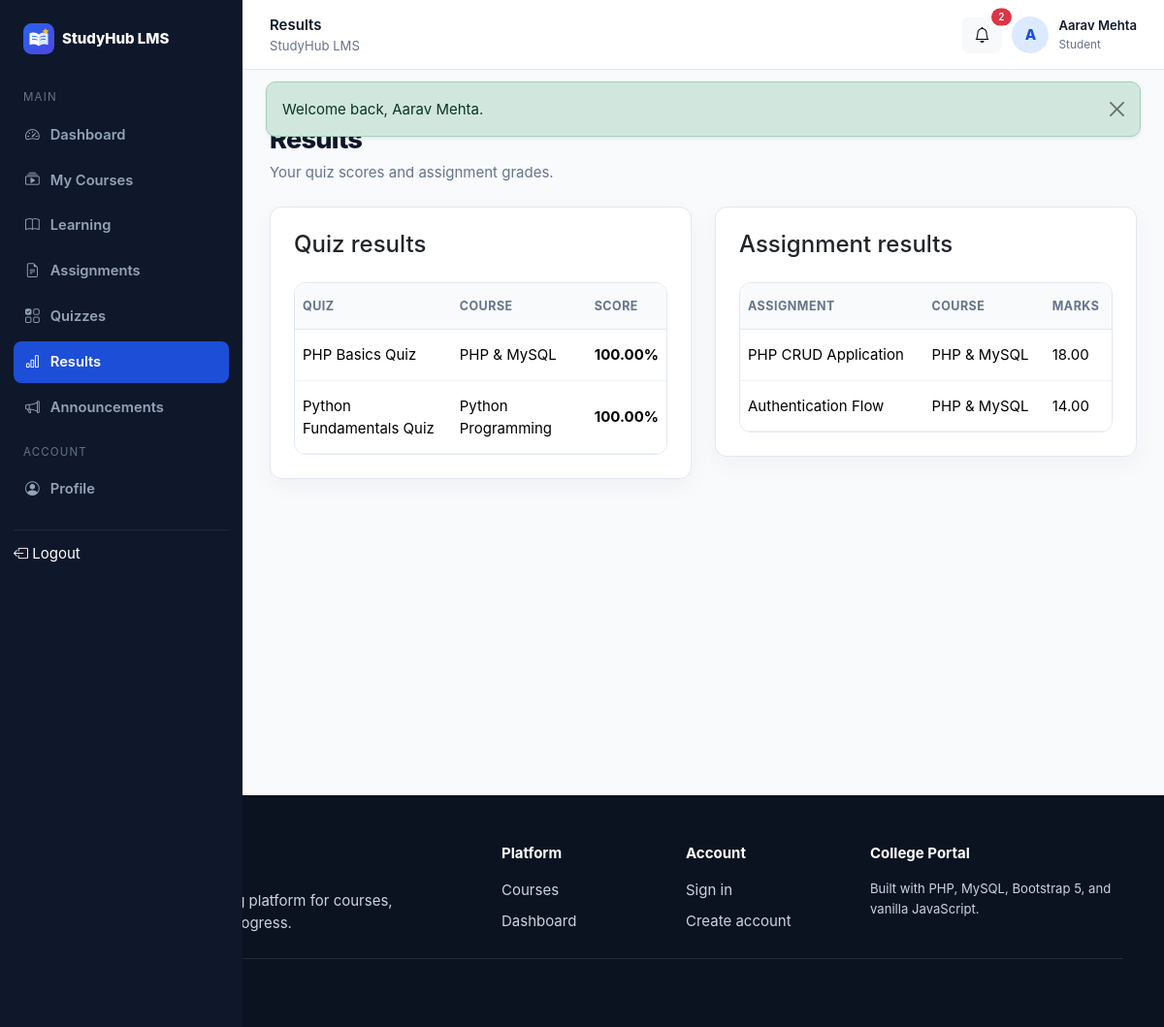
Screenshot of /student/results.php (signed in) with the database file from the repository.
### tables this page shows
CREATE TABLE users (
  id INT UNSIGNED AUTO_INCREMENT PRIMARY KEY,
    
  full_name VARCHAR(120) NOT NULL,
    
  email VARCHAR(190) NOT NULL UNIQUE,
    
  password_hash VARCHAR(255) NOT NULL,
    
  role ENUM('admin',
    'teacher',
    'student') NOT NULL DEFAULT 'student',
    
  status ENUM('active',
    'inactive',
    'pending') NOT NULL DEFAULT 'active',
    
  enrollment_no VARCHAR(50) NULL UNIQUE,
    
  department VARCHAR(120) NULL,
    
  semester TINYINT UNSIGNED NULL,
    
  phone VARCHAR(20) NULL,
    
  bio TEXT NULL,
    
  avatar VARCHAR(255) NULL,
    
  created_at TIMESTAMP DEFAULT CURRENT_TIMESTAMP,
    
  updated_at TIMESTAMP DEFAULT CURRENT_TIMESTAMP ON
UPDATE CURRENT_TIMESTAMP
);

CREATE TABLE quiz_attempts (
  id INT UNSIGNED AUTO_INCREMENT PRIMARY KEY,
    
  quiz_id INT UNSIGNED NOT NULL,
    
  student_id INT UNSIGNED NOT NULL,
    
  score DECIMAL(6,
    2) DEFAULT 0,
    
  percentage DECIMAL(5,
    2) DEFAULT 0,
    
  started_at TIMESTAMP DEFAULT CURRENT_TIMESTAMP,
    
  submitted_at TIMESTAMP NULL,
    
  CONSTRAINT fk_attempt_quiz FOREIGN KEY (quiz_id) REFERENCES quizzes(id) ON DELETE CASCADE,
    
  CONSTRAINT fk_attempt_student FOREIGN KEY (student_id) REFERENCES users(id) ON DELETE CASCADE,
    
  INDEX idx_attempt_student(student_id)
);

CREATE TABLE quizzes (
  id INT UNSIGNED AUTO_INCREMENT PRIMARY KEY,
    
  course_id INT UNSIGNED NOT NULL,
    
  title VARCHAR(180) NOT NULL,
    
  time_limit_minutes INT DEFAULT 10,
    
  status ENUM('draft',
    'published') DEFAULT 'draft',
    
  created_at TIMESTAMP DEFAULT CURRENT_TIMESTAMP,
    
  CONSTRAINT fk_quizzes_course FOREIGN KEY (course_id) REFERENCES courses(id) ON DELETE CASCADE
);

CREATE TABLE courses (
  id INT UNSIGNED AUTO_INCREMENT PRIMARY KEY,
    
  teacher_id INT UNSIGNED NOT NULL,
    
  category_id INT UNSIGNED NULL,
    
  title VARCHAR(180) NOT NULL,
    
  short_description VARCHAR(255) NULL,
    
  description TEXT NULL,
    
  thumbnail VARCHAR(255) NULL,
    
  level ENUM('Beginner',
    'Intermediate',
    'Advanced') DEFAULT 'Beginner',
    
  duration_hours DECIMAL(5,
    1) DEFAULT 0,
    
  status ENUM('draft',
    'published',
    'pending') DEFAULT 'draft',
    
  created_at TIMESTAMP DEFAULT CURRENT_TIMESTAMP,
    
  updated_at TIMESTAMP DEFAULT CURRENT_TIMESTAMP ON
UPDATE CURRENT_TIMESTAMP,
    
  CONSTRAINT fk_courses_teacher FOREIGN KEY (teacher_id) REFERENCES users(id) ON DELETE CASCADE,
    
  CONSTRAINT fk_courses_category FOREIGN KEY (category_id) REFERENCES categories(id) ON DELETE
SET NULL,
    
  INDEX idx_courses_status(status),
    INDEX idx_courses_teacher(teacher_id)
);

CREATE TABLE submissions (
  id INT UNSIGNED AUTO_INCREMENT PRIMARY KEY,
    
  assignment_id INT UNSIGNED NOT NULL,
    
  student_id INT UNSIGNED NOT NULL,
    
  file_path VARCHAR(255) NULL,
    
  comment TEXT NULL,
    
  marks DECIMAL(6,
    2) NULL,
    
  feedback TEXT NULL,
    
  submitted_at TIMESTAMP NULL,
    
  graded_at TIMESTAMP NULL,
    
  status ENUM('submitted',
    'graded',
    'late') DEFAULT 'submitted',
    
  UNIQUE KEY uq_submission(assignment_id,
    student_id),
    
  CONSTRAINT fk_sub_assignment FOREIGN KEY (assignment_id) REFERENCES assignments(id) ON DELETE CASCADE,
    
  CONSTRAINT fk_sub_student FOREIGN KEY (student_id) REFERENCES users(id) ON DELETE CASCADE
);

CREATE TABLE assignments (
  id INT UNSIGNED AUTO_INCREMENT PRIMARY KEY,
    
  course_id INT UNSIGNED NOT NULL,
    
  title VARCHAR(180) NOT NULL,
    
  instructions TEXT NULL,
    
  max_marks INT DEFAULT 100,
    
  deadline DATETIME NULL,
    
  status ENUM('draft',
    'open',
    'closed') DEFAULT 'draft',
    
  created_at TIMESTAMP DEFAULT CURRENT_TIMESTAMP,
    
  CONSTRAINT fk_assignments_course FOREIGN KEY (course_id) REFERENCES courses(id) ON DELETE CASCADE
);

### student/results.php (the view, shortened to what this page needs)
<?php
$pageTitle='Results';
require_once __DIR__.'/../includes/auth.php';
require_role('student');
$id=(int)user()['id'];
$q=$pdo->prepare("SELECT qa.*,q.title quiz_title,c.title course_title FROM quiz_attempts qa JOIN quizzes q ON q.id=qa.quiz_id JOIN courses c ON c.id=q.course_id WHERE qa.student_id=? ORDER BY qa.submitted_at DESC");
$q->execute([$id]);
$quizResults=$q->fetchAll();
$a=$pdo->prepare("SELECT s.*,ass.title assignment_title,c.title course_title FROM submissions s JOIN assignments ass ON ass.id=s.assignment_id JOIN courses c ON c.id=ass.course_id WHERE s.student_id=? ORDER BY s.submitted_at DESC");
$a->execute([$id]);
$assignmentResults=$a->fetchAll();
require_once __DIR__.'/../includes/app_start.php';
?>
<div class="page-header">
<div>
<div class="section-kicker mb-2">Performance</div>
<h1>Results</h1>
<p>Your quiz scores and assignment grades.</p>
</div>
</div>
<div class="row g-4">
<div class="col-lg-6">
<div class="card p-4">
<h4>Quiz results</h4>
<div class="table-responsive mt-3">
<table class="table">
<thead>
<tr>
<th>Quiz</th>
<th>Course</th>
<th>Score</th>
</tr>
</thead>
<tbody>
<?php
foreach($quizResults as $r):?><tr>
<td><?=e($r['quiz_title'])?></td>
<td><?=e($r['course_title'])?></td>
<td>
<strong><?=e($r['percentage'])?>%</strong>
</td>
</tr>
<?php
endforeach;
?></tbody>
</table>
</div>
?></div>
</div>
<div class="col-lg-6">
<div class="card p-4">
<h4>Assignment results</h4>
<div class="table-responsive mt-3">
<table class="table">
<thead>
<tr>
<th>Assignment</th>
<th>Course</th>
<th>Marks</th>
</tr>
</thead>
<tbody>
<?php
foreach($assignmentResults as $r):?><tr>
<td><?=e($r['assignment_title'])?></td>
<td><?=e($r['course_title'])?></td>
<td><?=e($r['marks']!==null?(string)$r['marks']:'Pending')?></td>
</tr>
<?php
endforeach;
?></tbody>
</table>
</div>
?></div>
</div>
</div>
<?php
include __DIR__.'/../includes/app_end.php';
?>

### includes/topbar.php (shortened to what this page needs)
<?php
$unreadStmt = $pdo->prepare('SELECT COUNT(*) FROM notifications WHERE user_id=? AND is_read=0');
$unreadStmt->execute([(int)$me['id']]);
$unread = (int)$unreadStmt->fetchColumn();
?>
<header class="app-topbar">
  <div class="d-flex align-items-center gap-3">
<div>
<div class="fw-semibold d-none d-md-block"><?= e($pageTitle)?></div>
<div class="small text-muted d-none d-md-block">StudyHub LMS</div>
</div>
</div>
  <div class="topbar-user">
<a class="btn btn-light position-relative" title="Announcements" href="announcements.php">
<i class="bi bi-bell">
</i>
<?php
if($unread>0):?><span class="position-absolute top-0 start-100 translate-middle badge rounded-pill bg-danger" style="font-size:.62rem"><?= $unread?></span>
<?php
endif;
?></a>
<div class="avatar"><?= e(strtoupper(substr($userName,0,1)))?></div>
<div class="d-none d-sm-block">
<div class="fw-semibold small"><?= e($userName)?></div>
<div class="text-muted" style="font-size:.74rem;text-transform:capitalize"><?= e($role)?></div>
</div>
</div>
</header>

### assets/css/style.css (style rules this page uses)
:root { --primary:#2563eb; --primary-dark:#1d4ed8; --success:#16a34a; --warning:#d97706; --danger:#dc2626; --bg:#f8fafc; --surface:#fff; --border:#e2e8f0; --text:#0f172a; --muted:#64748b; --sidebar:#0f172a; --sidebar-muted:#94a3b8; --radius:12px; }
* { box-sizing:border-box }
html,body { height:100% }
body { font-family:Inter,ui-sans-serif,system-ui,-apple-system,"Segoe UI",Roboto,Arial,sans-serif; background:var(--bg); color:var(--text); font-size:15px; line-height:1.55 }
a { text-decoration:none }
.text-muted { color:var(--muted)!important }
.card { border:1px solid var(--border); border-radius:var(--radius); box-shadow:0 8px 24px rgba(15,23,42,.04) }
.btn { border-radius:8px; font-weight:600 }
.badge { font-weight:600; padding:.45em .7em }
.section-kicker { font-size:.82rem; text-transform:uppercase; letter-spacing:.11em; color:var(--primary); font-weight:800 }
.app-topbar { height:72px; background:#fff; border-bottom:1px solid var(--border); display:flex; align-items:center; justify-content:space-between; padding:0 28px; position:sticky; top:0; z-index:1000 }
.topbar-user { display:flex; align-items:center; gap:10px }
.avatar { width:38px; height:38px; border-radius:50%; display:grid; place-items:center; background:#dbeafe; color:#1d4ed8; font-weight:800 }
.page-header { display:flex; justify-content:space-between; align-items:flex-start; gap:16px; margin-bottom:24px }
.page-header h1 { font-size:1.7rem; font-weight:800; letter-spacing:-.03em; margin:0 }
.page-header p { color:var(--muted); margin:5px 0 0 }
.table { margin:0 }
.table thead th { font-size:.78rem; text-transform:uppercase; letter-spacing:.04em; color:#64748b; background:#f8fafc; border-bottom-color:var(--border); white-space:nowrap }
.table td { vertical-align:middle; border-bottom-color:#eef2f7 }
.table-responsive { border:1px solid var(--border); border-radius:12px }
.table td,.table th { padding-top:14px; padding-bottom:14px }

### rows the page displays
users: full_name "A", full_name "Aarav Mehta"
quiz_attempts: quiz.title "PHP Basics Quiz", courses.title "PHP & MySQL", percentage "100.00"
quiz_attempts: quiz.title "Python Fundamentals Quiz", courses.title "Python Programming", percentage "100.00"
submissions: assignment.title "PHP CRUD Application", courses.title "PHP & MySQL", marks "18.00"
submissions: assignment.title "Authentication Flow", courses.title "PHP & MySQL", marks "14.00"

### other values shown
$f['message'] "Welcome back, Aarav Mehta."
$section "MAIN"
$label "Dashboard"
$label "My Courses"
$label "Learning"
$label "Assignments"
$label "Quizzes"
$label "Results"
$label "Announcements"
$section "ACCOUNT"
$label "Profile"
$pageTitle "Results"
$unread "2"
$role "Student"
